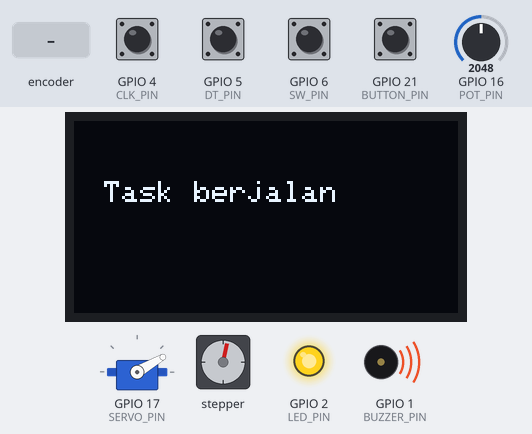
Bench run of a sketch on a simulated ESP32-S3. Parts: 128×64 one-colour display, servo, stepper motor, output pins drawn as LEDs (lit = HIGH), buzzer (waves = sounding, pin HIGH). Inputs (shaded band) come from the test bench; at power-on: GPIO 4 (CLK_PIN), GPIO 5 (DT_PIN), GPIO 6 (SW_PIN), GPIO 21 (BUTTON_PIN) HIGH, GPIO 16 (POT_PIN) = 2048. Stepper angles assume 2048 steps per turn; what the sketch prints to the serial monitor is not drawn.

Above: at 1.1 s.
1.3 s: rotary encoder on GPIO 4 (CLK_PIN) / GPIO 5 (DT_PIN) turned 3 steps (first pin leading)
At 2.87 s:
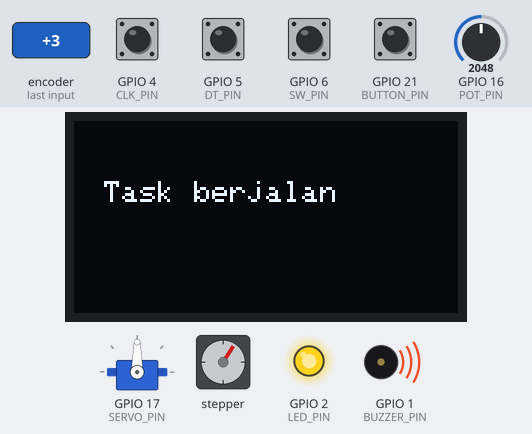
3.4 s: GPIO 6 (SW_PIN) pulled LOW for 0.15 s
At 3.8 s:
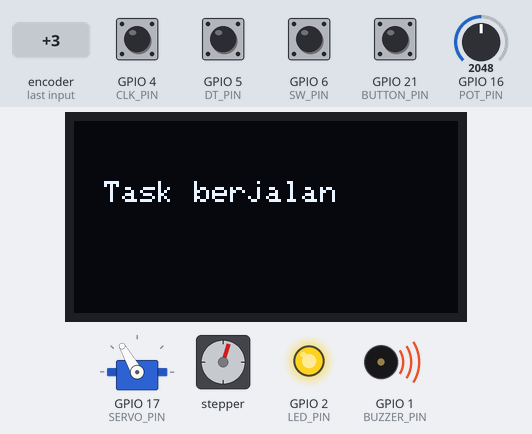
4.1 s: GPIO 21 (BUTTON_PIN) pulled LOW for 0.15 s
At 4.54 s:
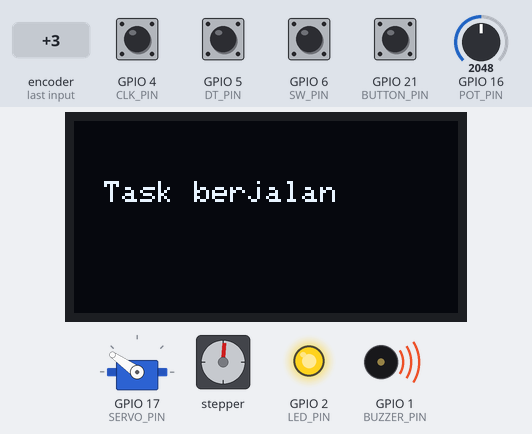
4.8 s: GPIO 6 (SW_PIN) pulled LOW for 1 s
At 12.76 s:
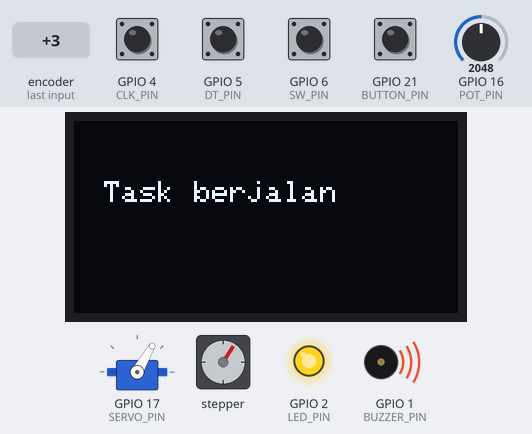
13.1 s: GPIO 16 (POT_PIN) set to 2866
15.4 s: GPIO 6 (SW_PIN) pulled LOW for 0.15 s
Timing chart, 0 to 20.3 s (numbered marks = the images above; inputs shaded):
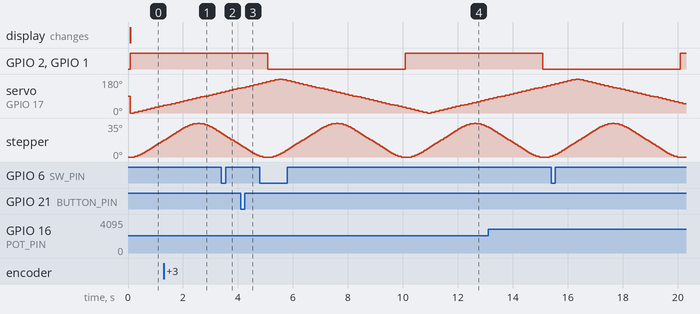

The sketch:

sketch.ino
```cpp
#include <Arduino.h>
#include <Wire.h>
#include <Adafruit_GFX.h>
#include <Adafruit_SSD1306.h>
#include <ESP32Servo.h>
#include <AccelStepper.h>

// ================= OLED =================
#define SCREEN_WIDTH 128
#define SCREEN_HEIGHT 64
#define OLED_ADDR 0x3C
#define SDA_PIN 14
#define SCL_PIN 13
Adafruit_SSD1306 display(SCREEN_WIDTH, SCREEN_HEIGHT, &Wire, -1);

// ================= SERVO =================
#define SERVO_PIN 17
Servo myServo;
int servoPos = 0;
bool servoDir = true;

// ================= STEPPER =================
#define IN1 37
#define IN2 38
#define IN3 39
#define IN4 40
AccelStepper stepper(AccelStepper::FULL4WIRE, IN1, IN3, IN2, IN4);
bool stepDir = true;

// ================= POTENSIOMETER =================
#define POT_PIN 16
int lastPotValue = -1;

// ================= ROTARY ENCODER =================
#define CLK_PIN 4
#define DT_PIN 5
#define SW_PIN 6
int encoderPos = 0;
int lastCLK = HIGH;

// ================= BUTTON, LED, BUZZER =================
#define BUTTON_PIN 21
#define LED_PIN 2
#define BUZZER_PIN 1

// ================= TASK HANDLE =================
TaskHandle_t oledTaskHandle;
TaskHandle_t servoTaskHandle;
TaskHandle_t potTaskHandle;
TaskHandle_t encoderTaskHandle;
TaskHandle_t buttonTaskHandle;
TaskHandle_t ledTaskHandle;
TaskHandle_t buzzerTaskHandle;
TaskHandle_t stepperTaskHandle;

// ================= TASK 1: OLED =================
void OledTask(void *pvParameters) {
  display.clearDisplay();
  display.setTextSize(1);
  display.setTextColor(SSD1306_WHITE);
  display.setCursor(10, 20);
  display.println("Task berjalan");
  display.display();
  // Task selesai setelah menampilkan pesan pertama kali
  vTaskDelete(NULL);
}

// ================= TASK 2: SERVO =================
void ServoTask(void *pvParameters) {
  Serial.println("Servo: Task berjalan");
  for (;;) {
    myServo.write(servoPos);
    if (servoDir) servoPos += 5;
    else servoPos -= 5;

    if (servoPos >= 180) servoDir = false;
    if (servoPos <= 0) servoDir = true;

    vTaskDelay(pdMS_TO_TICKS(150)); // Update posisi setiap 150ms
  }
}

// ================= TASK 3: POTENTIOMETER =================
void PotTask(void *pvParameters) {
  for (;;) {
    int potValue = analogRead(POT_PIN);
    int potPercentage = map(potValue, 0, 4095, 0, 100);  // Map ke % (0-100)

    // Hanya cetak jika ada perubahan signifikan pada nilai potensiometer
    if (potPercentage != lastPotValue) {
      Serial.print("Task Potensiometer value: ");
      Serial.print(potPercentage);
      Serial.println("%");
      lastPotValue = potPercentage;
    }

    vTaskDelay(pdMS_TO_TICKS(500)); // Update tiap 500ms
  }
}

// ================= TASK 4: ROTARY ENCODER =================
void EncoderTask(void *pvParameters) {
  for (;;) {
    int clkState = digitalRead(CLK_PIN);
    if (clkState != lastCLK && clkState == LOW) {
      if (digitalRead(DT_PIN) != clkState)
        encoderPos++;
      else
        encoderPos--;
      Serial.print("Task Encoder value: ");
      Serial.println(encoderPos);
    }
    lastCLK = clkState;

    // Reset posisi encoder jika tombol encoder ditekan
    if (digitalRead(SW_PIN) == LOW) {
      encoderPos = 0;
      Serial.println("Task Encoder: Direset ke 0");
      vTaskDelay(pdMS_TO_TICKS(300));  // Debounce
    }

    vTaskDelay(pdMS_TO_TICKS(5));
  }
}

// ================= TASK 5: BUTTON =================
void ButtonTask(void *pvParameters) {
  for (;;) {
    if (digitalRead(BUTTON_PIN) == LOW) {
      Serial.println("Task Button: Diklik");
      vTaskDelay(pdMS_TO_TICKS(300)); // Debounce
    }
    vTaskDelay(pdMS_TO_TICKS(50)); // Polling interval
  }
}

// ================= TASK 6: LED =================
void LedTask(void *pvParameters) {
  for (;;) {
    digitalWrite(LED_PIN, HIGH);   // LED menyala
    Serial.println("Task LED: Nyala");
    vTaskDelay(pdMS_TO_TICKS(5000)); // Nyala selama 5 detik
    digitalWrite(LED_PIN, LOW);    // LED mati
    Serial.println("Task LED: Mati");
    vTaskDelay(pdMS_TO_TICKS(5000)); // Mati selama 5 detik
  }
}

// ================= TASK 7: BUZZER =================
void BuzzerTask(void *pvParameters) {
  for (;;) {
    digitalWrite(BUZZER_PIN, HIGH);   // Buzzer menyala
    Serial.println("Task Buzzer: Nyala");
    vTaskDelay(pdMS_TO_TICKS(5000));  // Buzzer menyala selama 5 detik
    digitalWrite(BUZZER_PIN, LOW);    // Buzzer mati
    Serial.println("Task Buzzer: Mati");
    vTaskDelay(pdMS_TO_TICKS(5000));  // Buzzer mati selama 5 detik
  }
}

// ================= TASK 8: STEPPER =================
void StepperTask(void *pvParameters) {
  Serial.println("Stepper: Task berjalan");
  stepper.setMaxSpeed(500);
  stepper.setAcceleration(200);
  for (;;) {
    if (stepDir)
      stepper.moveTo(200);
    else
      stepper.moveTo(0);

    stepper.run();
    if (stepper.distanceToGo() == 0) stepDir = !stepDir;

    vTaskDelay(pdMS_TO_TICKS(5));
  }
}

// ================= SETUP =================
void setup() {
  Serial.begin(115200);
  Wire.begin(SDA_PIN, SCL_PIN);

  // OLED
  if (!display.begin(SSD1306_SWITCHCAPVCC, OLED_ADDR)) {
    Serial.println("Gagal inisialisasi OLED!");
    for (;;);
  }
  display.clearDisplay();
  display.display();

  // I/O
  pinMode(BUTTON_PIN, INPUT_PULLUP);
  pinMode(LED_PIN, OUTPUT);
  pinMode(BUZZER_PIN, OUTPUT);
  pinMode(CLK_PIN, INPUT);
  pinMode(DT_PIN, INPUT);
  pinMode(SW_PIN, INPUT_PULLUP);

  // Servo
  myServo.attach(SERVO_PIN);
  // Stepper
  stepper.setSpeed(200);

  // ================= BUAT SEMUA TASK =================
  xTaskCreatePinnedToCore(OledTask, "OLED", 4096, NULL, 1, &oledTaskHandle, 0);
  xTaskCreatePinnedToCore(ServoTask, "Servo", 2048, NULL, 2, &servoTaskHandle, 1);
  xTaskCreatePinnedToCore(PotTask, "Pot", 2048, NULL, 1, &potTaskHandle, 0);
  xTaskCreatePinnedToCore(EncoderTask, "Encoder", 2048, NULL, 1, &encoderTaskHandle, 1);
  xTaskCreatePinnedToCore(ButtonTask, "Button", 2048, NULL, 1, &buttonTaskHandle, 0);
  xTaskCreatePinnedToCore(LedTask, "LED", 2048, NULL, 1, &ledTaskHandle, 0);
  xTaskCreatePinnedToCore(BuzzerTask, "Buzzer", 2048, NULL, 1, &buzzerTaskHandle, 0);
  xTaskCreatePinnedToCore(StepperTask, "Stepper", 4096, NULL, 2, &stepperTaskHandle, 1);

  Serial.println("=== FreeRTOS 8 Task Started ===");
}

void loop() {
  vTaskDelay(pdMS_TO_TICKS(1000));
}
```
